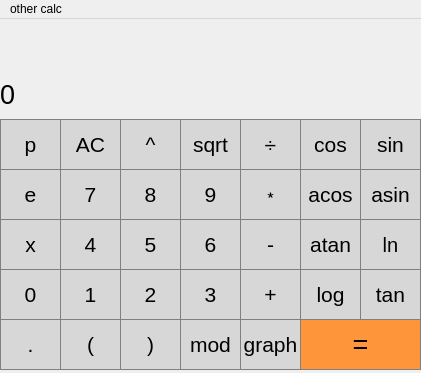
<?xml version="1.0" encoding="UTF-8"?>
<ui version="4.0">
 <class>MainWindow</class>
 <widget class="QMainWindow" name="MainWindow">
  <property name="geometry">
   <rect>
    <x>0</x>
    <y>0</y>
    <width>421</width>
    <height>373</height>
   </rect>
  </property>
  <property name="minimumSize">
   <size>
    <width>421</width>
    <height>373</height>
   </size>
  </property>
  <property name="maximumSize">
   <size>
    <width>421</width>
    <height>373</height>
   </size>
  </property>
  <property name="windowTitle">
   <string>MainWindow</string>
  </property>
  <widget class="QWidget" name="centralwidget">
   <widget class="QPushButton" name="pushButton_acos">
    <property name="geometry">
     <rect>
      <x>300</x>
      <y>150</y>
      <width>61</width>
      <height>51</height>
     </rect>
    </property>
    <property name="font">
     <font>
      <pointsize>16</pointsize>
     </font>
    </property>
    <property name="styleSheet">
     <string notr="true">QPushButton {
  background-color: rgb(215, 215, 215);
  border: 1px solid gray;
}
QPushButton:pressed {
    background-color: qlineargradient(x1: 0, y1: 0, x2: 0, y2: 1,
                                      stop: 0 #BEBEBE, stop: 1 #D7D7D7);
}</string>
    </property>
    <property name="text">
     <string>acos</string>
    </property>
   </widget>
   <widget class="QPushButton" name="pushButton_asin">
    <property name="geometry">
     <rect>
      <x>360</x>
      <y>150</y>
      <width>61</width>
      <height>51</height>
     </rect>
    </property>
    <property name="font">
     <font>
      <pointsize>16</pointsize>
     </font>
    </property>
    <property name="styleSheet">
     <string notr="true">QPushButton {
  background-color: rgb(215, 215, 215);
  border: 1px solid gray;
}
QPushButton:pressed {
    background-color: qlineargradient(x1: 0, y1: 0, x2: 0, y2: 1,
                                      stop: 0 #BEBEBE, stop: 1 #D7D7D7);
}</string>
    </property>
    <property name="text">
     <string>asin</string>
    </property>
   </widget>
   <widget class="QPushButton" name="pushButton_closeB">
    <property name="geometry">
     <rect>
      <x>120</x>
      <y>300</y>
      <width>61</width>
      <height>51</height>
     </rect>
    </property>
    <property name="font">
     <font>
      <pointsize>16</pointsize>
     </font>
    </property>
    <property name="styleSheet">
     <string notr="true">QPushButton {
  background-color: rgb(215, 215, 215);
  border: 1px solid gray;
}
QPushButton:pressed {
    background-color: qlineargradient(x1: 0, y1: 0, x2: 0, y2: 1,
                                      stop: 0 #BEBEBE, stop: 1 #D7D7D7);
}</string>
    </property>
    <property name="text">
     <string>)</string>
    </property>
   </widget>
   <widget class="QLabel" name="input">
    <property name="geometry">
     <rect>
      <x>0</x>
      <y>0</y>
      <width>421</width>
      <height>61</height>
     </rect>
    </property>
    <property name="font">
     <font>
      <pointsize>20</pointsize>
     </font>
    </property>
    <property name="cursor">
     <cursorShape>IBeamCursor</cursorShape>
    </property>
    <property name="mouseTracking">
     <bool>false</bool>
    </property>
    <property name="autoFillBackground">
     <bool>false</bool>
    </property>
    <property name="styleSheet">
     <string notr="true"/>
    </property>
    <property name="text">
     <string/>
    </property>
    <property name="scaledContents">
     <bool>true</bool>
    </property>
    <property name="wordWrap">
     <bool>true</bool>
    </property>
   </widget>
   <widget class="QPushButton" name="pushButton_sqrt">
    <property name="geometry">
     <rect>
      <x>180</x>
      <y>100</y>
      <width>61</width>
      <height>51</height>
     </rect>
    </property>
    <property name="font">
     <font>
      <pointsize>16</pointsize>
     </font>
    </property>
    <property name="styleSheet">
     <string notr="true">QPushButton {
  background-color: rgb(215, 215, 215);
  border: 1px solid gray;
}
QPushButton:pressed {
    background-color: qlineargradient(x1: 0, y1: 0, x2: 0, y2: 1,
                                      stop: 0 #BEBEBE, stop: 1 #D7D7D7);
}</string>
    </property>
    <property name="text">
     <string>sqrt</string>
    </property>
   </widget>
   <widget class="QPushButton" name="pushButton_num9">
    <property name="geometry">
     <rect>
      <x>180</x>
      <y>150</y>
      <width>61</width>
      <height>51</height>
     </rect>
    </property>
    <property name="font">
     <font>
      <pointsize>16</pointsize>
     </font>
    </property>
    <property name="styleSheet">
     <string notr="true">QPushButton {
  background-color: rgb(215, 215, 215);
  border: 1px solid gray;
}
QPushButton:pressed {
    background-color: qlineargradient(x1: 0, y1: 0, x2: 0, y2: 1,
                                      stop: 0 #BEBEBE, stop: 1 #D7D7D7);
}</string>
    </property>
    <property name="text">
     <string>9</string>
    </property>
   </widget>
   <widget class="QPushButton" name="pushButton_graph">
    <property name="geometry">
     <rect>
      <x>240</x>
      <y>300</y>
      <width>61</width>
      <height>51</height>
     </rect>
    </property>
    <property name="font">
     <font>
      <pointsize>16</pointsize>
     </font>
    </property>
    <property name="styleSheet">
     <string notr="true">QPushButton {
  background-color: rgb(215, 215, 215);
  border: 1px solid gray;
}
QPushButton:pressed {
    background-color: qlineargradient(x1: 0, y1: 0, x2: 0, y2: 1,
                                      stop: 0 #BEBEBE, stop: 1 #D7D7D7);
}</string>
    </property>
    <property name="text">
     <string>graph</string>
    </property>
   </widget>
   <widget class="QPushButton" name="pushButton_num7">
    <property name="enabled">
     <bool>true</bool>
    </property>
    <property name="geometry">
     <rect>
      <x>60</x>
      <y>150</y>
      <width>61</width>
      <height>51</height>
     </rect>
    </property>
    <property name="font">
     <font>
      <pointsize>16</pointsize>
     </font>
    </property>
    <property name="styleSheet">
     <string notr="true">QPushButton {
  background-color: rgb(215, 215, 215);
  border: 1px solid gray;
}
QPushButton:pressed {
    background-color: qlineargradient(x1: 0, y1: 0, x2: 0, y2: 1,
                                      stop: 0 #BEBEBE, stop: 1 #D7D7D7);
}</string>
    </property>
    <property name="text">
     <string>7</string>
    </property>
   </widget>
   <widget class="QPushButton" name="pushButton_sin">
    <property name="geometry">
     <rect>
      <x>360</x>
      <y>100</y>
      <width>61</width>
      <height>51</height>
     </rect>
    </property>
    <property name="font">
     <font>
      <pointsize>16</pointsize>
     </font>
    </property>
    <property name="styleSheet">
     <string notr="true">QPushButton {
  background-color: rgb(215, 215, 215);
  border: 1px solid gray;
}
QPushButton:pressed {
    background-color: qlineargradient(x1: 0, y1: 0, x2: 0, y2: 1,
                                      stop: 0 #BEBEBE, stop: 1 #D7D7D7);
}</string>
    </property>
    <property name="text">
     <string>sin</string>
    </property>
   </widget>
   <widget class="QPushButton" name="pushButton_cos">
    <property name="geometry">
     <rect>
      <x>300</x>
      <y>100</y>
      <width>61</width>
      <height>51</height>
     </rect>
    </property>
    <property name="font">
     <font>
      <pointsize>16</pointsize>
     </font>
    </property>
    <property name="styleSheet">
     <string notr="true">QPushButton {
  background-color: rgb(215, 215, 215);
  border: 1px solid gray;
}
QPushButton:pressed {
    background-color: qlineargradient(x1: 0, y1: 0, x2: 0, y2: 1,
                                      stop: 0 #BEBEBE, stop: 1 #D7D7D7);
}</string>
    </property>
    <property name="text">
     <string>cos</string>
    </property>
   </widget>
   <widget class="QPushButton" name="pushButton_tan">
    <property name="geometry">
     <rect>
      <x>360</x>
      <y>250</y>
      <width>61</width>
      <height>51</height>
     </rect>
    </property>
    <property name="font">
     <font>
      <pointsize>16</pointsize>
     </font>
    </property>
    <property name="styleSheet">
     <string notr="true">QPushButton {
  background-color: rgb(215, 215, 215);
  border: 1px solid gray;
}
QPushButton:pressed {
    background-color: qlineargradient(x1: 0, y1: 0, x2: 0, y2: 1,
                                      stop: 0 #BEBEBE, stop: 1 #D7D7D7);
}</string>
    </property>
    <property name="text">
     <string>tan</string>
    </property>
   </widget>
   <widget class="QPushButton" name="pushButton_num6">
    <property name="geometry">
     <rect>
      <x>180</x>
      <y>200</y>
      <width>61</width>
      <height>51</height>
     </rect>
    </property>
    <property name="font">
     <font>
      <pointsize>16</pointsize>
     </font>
    </property>
    <property name="styleSheet">
     <string notr="true">QPushButton {
  background-color: rgb(215, 215, 215);
  border: 1px solid gray;
}
QPushButton:pressed {
    background-color: qlineargradient(x1: 0, y1: 0, x2: 0, y2: 1,
                                      stop: 0 #BEBEBE, stop: 1 #D7D7D7);
}</string>
    </property>
    <property name="text">
     <string>6</string>
    </property>
   </widget>
   <widget class="QPushButton" name="pushButton_num1">
    <property name="enabled">
     <bool>true</bool>
    </property>
    <property name="geometry">
     <rect>
      <x>60</x>
      <y>250</y>
      <width>61</width>
      <height>51</height>
     </rect>
    </property>
    <property name="font">
     <font>
      <pointsize>16</pointsize>
     </font>
    </property>
    <property name="styleSheet">
     <string notr="true">QPushButton {
  background-color: rgb(215, 215, 215);
  border: 1px solid gray;
}
QPushButton:pressed {
    background-color: qlineargradient(x1: 0, y1: 0, x2: 0, y2: 1,
                                      stop: 0 #BEBEBE, stop: 1 #D7D7D7);
}</string>
    </property>
    <property name="text">
     <string>1</string>
    </property>
   </widget>
   <widget class="QPushButton" name="pushButton_equal">
    <property name="geometry">
     <rect>
      <x>300</x>
      <y>300</y>
      <width>121</width>
      <height>51</height>
     </rect>
    </property>
    <property name="font">
     <font>
      <pointsize>20</pointsize>
     </font>
    </property>
    <property name="styleSheet">
     <string notr="true">QPushButton {
  background-color: rgb(255, 149, 58);
  border: 1px solid gray;
}
QPushButton:pressed {
    background-color:  rgb(255, 143, 50);
}</string>
    </property>
    <property name="text">
     <string>=</string>
    </property>
   </widget>
   <widget class="QPushButton" name="pushButton_num4">
    <property name="enabled">
     <bool>true</bool>
    </property>
    <property name="geometry">
     <rect>
      <x>60</x>
      <y>200</y>
      <width>61</width>
      <height>51</height>
     </rect>
    </property>
    <property name="font">
     <font>
      <pointsize>16</pointsize>
     </font>
    </property>
    <property name="styleSheet">
     <string notr="true">QPushButton {
  background-color: rgb(215, 215, 215);
  border: 1px solid gray;
}
QPushButton:pressed {
    background-color: qlineargradient(x1: 0, y1: 0, x2: 0, y2: 1,
                                      stop: 0 #BEBEBE, stop: 1 #D7D7D7);
}</string>
    </property>
    <property name="text">
     <string>4</string>
    </property>
   </widget>
   <widget class="QPushButton" name="pushButton_dot">
    <property name="geometry">
     <rect>
      <x>0</x>
      <y>300</y>
      <width>61</width>
      <height>51</height>
     </rect>
    </property>
    <property name="font">
     <font>
      <pointsize>16</pointsize>
     </font>
    </property>
    <property name="styleSheet">
     <string notr="true">QPushButton {
  background-color: rgb(215, 215, 215);
  border: 1px solid gray;
}
QPushButton:pressed {
    background-color: qlineargradient(x1: 0, y1: 0, x2: 0, y2: 1,
                                      stop: 0 #BEBEBE, stop: 1 #D7D7D7);
}</string>
    </property>
    <property name="text">
     <string>.</string>
    </property>
   </widget>
   <widget class="QPushButton" name="pushButton_minus">
    <property name="geometry">
     <rect>
      <x>240</x>
      <y>200</y>
      <width>61</width>
      <height>51</height>
     </rect>
    </property>
    <property name="font">
     <font>
      <pointsize>16</pointsize>
     </font>
    </property>
    <property name="styleSheet">
     <string notr="true">QPushButton {
  background-color: rgb(215, 215, 215);
  border: 1px solid gray;
}
QPushButton:pressed {
    background-color: qlineargradient(x1: 0, y1: 0, x2: 0, y2: 1,
                                      stop: 0 #BEBEBE, stop: 1 #D7D7D7);
}</string>
    </property>
    <property name="text">
     <string>-</string>
    </property>
   </widget>
   <widget class="QPushButton" name="pushButton_pow">
    <property name="geometry">
     <rect>
      <x>120</x>
      <y>100</y>
      <width>61</width>
      <height>51</height>
     </rect>
    </property>
    <property name="font">
     <font>
      <pointsize>16</pointsize>
     </font>
    </property>
    <property name="styleSheet">
     <string notr="true">QPushButton {
  background-color: rgb(215, 215, 215);
  border: 1px solid gray;
}
QPushButton:pressed {
    background-color: qlineargradient(x1: 0, y1: 0, x2: 0, y2: 1,
                                      stop: 0 #BEBEBE, stop: 1 #D7D7D7);
}</string>
    </property>
    <property name="text">
     <string>^</string>
    </property>
   </widget>
   <widget class="QLabel" name="output">
    <property name="geometry">
     <rect>
      <x>0</x>
      <y>50</y>
      <width>421</width>
      <height>51</height>
     </rect>
    </property>
    <property name="font">
     <font>
      <pointsize>20</pointsize>
     </font>
    </property>
    <property name="cursor">
     <cursorShape>IBeamCursor</cursorShape>
    </property>
    <property name="styleSheet">
     <string notr="true">.output {
	clip: true
}</string>
    </property>
    <property name="text">
     <string>0</string>
    </property>
   </widget>
   <widget class="QPushButton" name="pushButton_ln">
    <property name="geometry">
     <rect>
      <x>360</x>
      <y>200</y>
      <width>61</width>
      <height>51</height>
     </rect>
    </property>
    <property name="font">
     <font>
      <pointsize>15</pointsize>
     </font>
    </property>
    <property name="styleSheet">
     <string notr="true">QPushButton {
  background-color: rgb(215, 215, 215);
  border: 1px solid gray;
}
QPushButton:pressed {
    background-color: qlineargradient(x1: 0, y1: 0, x2: 0, y2: 1,
                                      stop: 0 #BEBEBE, stop: 1 #D7D7D7);
}</string>
    </property>
    <property name="text">
     <string>ln</string>
    </property>
   </widget>
   <widget class="QPushButton" name="pushButton_clear">
    <property name="enabled">
     <bool>true</bool>
    </property>
    <property name="geometry">
     <rect>
      <x>60</x>
      <y>100</y>
      <width>61</width>
      <height>51</height>
     </rect>
    </property>
    <property name="font">
     <font>
      <pointsize>16</pointsize>
     </font>
    </property>
    <property name="styleSheet">
     <string notr="true">QPushButton {
  background-color: rgb(215, 215, 215);
  border: 1px solid gray;
}
QPushButton:pressed {
    background-color: qlineargradient(x1: 0, y1: 0, x2: 0, y2: 1,
                                      stop: 0 #BEBEBE, stop: 1 #D7D7D7);
}</string>
    </property>
    <property name="text">
     <string>AC</string>
    </property>
   </widget>
   <widget class="QPushButton" name="pushButton_num8">
    <property name="geometry">
     <rect>
      <x>120</x>
      <y>150</y>
      <width>61</width>
      <height>51</height>
     </rect>
    </property>
    <property name="font">
     <font>
      <pointsize>16</pointsize>
     </font>
    </property>
    <property name="styleSheet">
     <string notr="true">QPushButton {
  background-color: rgb(215, 215, 215);
  border: 1px solid gray;
}
QPushButton:pressed {
    background-color: qlineargradient(x1: 0, y1: 0, x2: 0, y2: 1,
                                      stop: 0 #BEBEBE, stop: 1 #D7D7D7);
}</string>
    </property>
    <property name="text">
     <string>8</string>
    </property>
   </widget>
   <widget class="QPushButton" name="pushButton_num2">
    <property name="geometry">
     <rect>
      <x>120</x>
      <y>250</y>
      <width>61</width>
      <height>51</height>
     </rect>
    </property>
    <property name="font">
     <font>
      <pointsize>16</pointsize>
     </font>
    </property>
    <property name="styleSheet">
     <string notr="true">QPushButton {
  background-color: rgb(215, 215, 215);
  border: 1px solid gray;
}
QPushButton:pressed {
    background-color: qlineargradient(x1: 0, y1: 0, x2: 0, y2: 1,
                                      stop: 0 #BEBEBE, stop: 1 #D7D7D7);
}</string>
    </property>
    <property name="text">
     <string>2</string>
    </property>
   </widget>
   <widget class="QPushButton" name="pushButton_x">
    <property name="geometry">
     <rect>
      <x>0</x>
      <y>200</y>
      <width>61</width>
      <height>51</height>
     </rect>
    </property>
    <property name="font">
     <font>
      <pointsize>16</pointsize>
     </font>
    </property>
    <property name="styleSheet">
     <string notr="true">QPushButton {
  background-color: rgb(215, 215, 215);
  border: 1px solid gray;
}
QPushButton:pressed {
    background-color: qlineargradient(x1: 0, y1: 0, x2: 0, y2: 1,
                                      stop: 0 #BEBEBE, stop: 1 #D7D7D7);
}</string>
    </property>
    <property name="text">
     <string>x</string>
    </property>
   </widget>
   <widget class="QPushButton" name="pushButton_num0">
    <property name="enabled">
     <bool>true</bool>
    </property>
    <property name="geometry">
     <rect>
      <x>0</x>
      <y>250</y>
      <width>61</width>
      <height>51</height>
     </rect>
    </property>
    <property name="font">
     <font>
      <pointsize>16</pointsize>
     </font>
    </property>
    <property name="styleSheet">
     <string notr="true">QPushButton {
  background-color: rgb(215, 215, 215);
  border: 1px solid gray;
}
QPushButton:pressed {
    background-color: qlineargradient(x1: 0, y1: 0, x2: 0, y2: 1,
                                      stop: 0 #BEBEBE, stop: 1 #D7D7D7);
}</string>
    </property>
    <property name="text">
     <string>0</string>
    </property>
   </widget>
   <widget class="QPushButton" name="pushButton_mod">
    <property name="geometry">
     <rect>
      <x>180</x>
      <y>300</y>
      <width>61</width>
      <height>51</height>
     </rect>
    </property>
    <property name="font">
     <font>
      <pointsize>16</pointsize>
     </font>
    </property>
    <property name="styleSheet">
     <string notr="true">QPushButton {
  background-color: rgb(215, 215, 215);
  border: 1px solid gray;
}
QPushButton:pressed {
    background-color: qlineargradient(x1: 0, y1: 0, x2: 0, y2: 1,
                                      stop: 0 #BEBEBE, stop: 1 #D7D7D7);
}</string>
    </property>
    <property name="text">
     <string>mod</string>
    </property>
   </widget>
   <widget class="QPushButton" name="pushButton_p">
    <property name="geometry">
     <rect>
      <x>0</x>
      <y>100</y>
      <width>61</width>
      <height>51</height>
     </rect>
    </property>
    <property name="font">
     <font>
      <pointsize>16</pointsize>
     </font>
    </property>
    <property name="styleSheet">
     <string notr="true">QPushButton {
  background-color: rgb(215, 215, 215);
  border: 1px solid gray;
}
QPushButton:pressed {
    background-color: qlineargradient(x1: 0, y1: 0, x2: 0, y2: 1,
                                      stop: 0 #BEBEBE, stop: 1 #D7D7D7);
}</string>
    </property>
    <property name="text">
     <string>p</string>
    </property>
   </widget>
   <widget class="QPushButton" name="pushButton_e">
    <property name="geometry">
     <rect>
      <x>0</x>
      <y>150</y>
      <width>61</width>
      <height>51</height>
     </rect>
    </property>
    <property name="font">
     <font>
      <pointsize>16</pointsize>
     </font>
    </property>
    <property name="styleSheet">
     <string notr="true">QPushButton {
  background-color: rgb(215, 215, 215);
  border: 1px solid gray;
}
QPushButton:pressed {
    background-color: qlineargradient(x1: 0, y1: 0, x2: 0, y2: 1,
                                      stop: 0 #BEBEBE, stop: 1 #D7D7D7);
}</string>
    </property>
    <property name="text">
     <string>e</string>
    </property>
   </widget>
   <widget class="QPushButton" name="pushButton_log">
    <property name="geometry">
     <rect>
      <x>300</x>
      <y>250</y>
      <width>61</width>
      <height>51</height>
     </rect>
    </property>
    <property name="font">
     <font>
      <pointsize>16</pointsize>
     </font>
    </property>
    <property name="styleSheet">
     <string notr="true">QPushButton {
  background-color: rgb(215, 215, 215);
  border: 1px solid gray;
}
QPushButton:pressed {
    background-color: qlineargradient(x1: 0, y1: 0, x2: 0, y2: 1,
                                      stop: 0 #BEBEBE, stop: 1 #D7D7D7);
}</string>
    </property>
    <property name="text">
     <string>log</string>
    </property>
   </widget>
   <widget class="QPushButton" name="pushButton_mult">
    <property name="geometry">
     <rect>
      <x>240</x>
      <y>150</y>
      <width>61</width>
      <height>51</height>
     </rect>
    </property>
    <property name="font">
     <font>
      <pointsize>16</pointsize>
     </font>
    </property>
    <property name="styleSheet">
     <string notr="true">QPushButton {
  background-color: rgb(215, 215, 215);
  border: 1px solid gray;
}
QPushButton:pressed {
    background-color: qlineargradient(x1: 0, y1: 0, x2: 0, y2: 1,
                                      stop: 0 #BEBEBE, stop: 1 #D7D7D7);
}</string>
    </property>
    <property name="text">
     <string>﹡</string>
    </property>
   </widget>
   <widget class="QPushButton" name="pushButton_atan">
    <property name="geometry">
     <rect>
      <x>300</x>
      <y>200</y>
      <width>61</width>
      <height>51</height>
     </rect>
    </property>
    <property name="font">
     <font>
      <pointsize>16</pointsize>
     </font>
    </property>
    <property name="styleSheet">
     <string notr="true">QPushButton {
  background-color: rgb(215, 215, 215);
  border: 1px solid gray;
}
QPushButton:pressed {
    background-color: qlineargradient(x1: 0, y1: 0, x2: 0, y2: 1,
                                      stop: 0 #BEBEBE, stop: 1 #D7D7D7);
}</string>
    </property>
    <property name="text">
     <string>atan</string>
    </property>
   </widget>
   <widget class="QPushButton" name="pushButton_num5">
    <property name="geometry">
     <rect>
      <x>120</x>
      <y>200</y>
      <width>61</width>
      <height>51</height>
     </rect>
    </property>
    <property name="font">
     <font>
      <pointsize>16</pointsize>
     </font>
    </property>
    <property name="styleSheet">
     <string notr="true">QPushButton {
  background-color: rgb(215, 215, 215);
  border: 1px solid gray;
}
QPushButton:pressed {
    background-color: qlineargradient(x1: 0, y1: 0, x2: 0, y2: 1,
                                      stop: 0 #BEBEBE, stop: 1 #D7D7D7);
}</string>
    </property>
    <property name="text">
     <string>5</string>
    </property>
   </widget>
   <widget class="QPushButton" name="pushButton_openB">
    <property name="geometry">
     <rect>
      <x>60</x>
      <y>300</y>
      <width>61</width>
      <height>51</height>
     </rect>
    </property>
    <property name="font">
     <font>
      <pointsize>16</pointsize>
     </font>
    </property>
    <property name="styleSheet">
     <string notr="true">QPushButton {
  background-color: rgb(215, 215, 215);
  border: 1px solid gray;
}
QPushButton:pressed {
    background-color: qlineargradient(x1: 0, y1: 0, x2: 0, y2: 1,
                                      stop: 0 #BEBEBE, stop: 1 #D7D7D7);
}</string>
    </property>
    <property name="text">
     <string>(</string>
    </property>
   </widget>
   <widget class="QPushButton" name="pushButton_num3">
    <property name="geometry">
     <rect>
      <x>180</x>
      <y>250</y>
      <width>61</width>
      <height>51</height>
     </rect>
    </property>
    <property name="font">
     <font>
      <pointsize>16</pointsize>
     </font>
    </property>
    <property name="styleSheet">
     <string notr="true">QPushButton {
  background-color: rgb(215, 215, 215);
  border: 1px solid gray;
}
QPushButton:pressed {
    background-color: qlineargradient(x1: 0, y1: 0, x2: 0, y2: 1,
                                      stop: 0 #BEBEBE, stop: 1 #D7D7D7);
}</string>
    </property>
    <property name="text">
     <string>3</string>
    </property>
   </widget>
   <widget class="QPushButton" name="pushButton_div">
    <property name="geometry">
     <rect>
      <x>240</x>
      <y>100</y>
      <width>61</width>
      <height>51</height>
     </rect>
    </property>
    <property name="font">
     <font>
      <pointsize>16</pointsize>
     </font>
    </property>
    <property name="styleSheet">
     <string notr="true">QPushButton {
  background-color: rgb(215, 215, 215);
  border: 1px solid gray;
}
QPushButton:pressed {
    background-color: qlineargradient(x1: 0, y1: 0, x2: 0, y2: 1,
                                      stop: 0 #BEBEBE, stop: 1 #D7D7D7);
}</string>
    </property>
    <property name="text">
     <string>÷</string>
    </property>
   </widget>
   <widget class="QPushButton" name="pushButton_plus">
    <property name="geometry">
     <rect>
      <x>240</x>
      <y>250</y>
      <width>61</width>
      <height>51</height>
     </rect>
    </property>
    <property name="font">
     <font>
      <pointsize>16</pointsize>
     </font>
    </property>
    <property name="styleSheet">
     <string notr="true">QPushButton {
  background-color: rgb(215, 215, 215);
  border: 1px solid gray;
}
QPushButton:pressed {
    background-color: qlineargradient(x1: 0, y1: 0, x2: 0, y2: 1,
                                      stop: 0 #BEBEBE, stop: 1 #D7D7D7);
}</string>
    </property>
    <property name="text">
     <string>+</string>
    </property>
   </widget>
  </widget>
  <widget class="QMenuBar" name="menuBar">
   <property name="geometry">
    <rect>
     <x>0</x>
     <y>0</y>
     <width>421</width>
     <height>24</height>
    </rect>
   </property>
   <widget class="QMenu" name="menuother_calc">
    <property name="title">
     <string>other calc</string>
    </property>
    <addaction name="actioncredit_calc"/>
    <addaction name="separator"/>
    <addaction name="actionsmartCalc"/>
    <addaction name="actiondeposit_calc"/>
   </widget>
   <addaction name="menuother_calc"/>
  </widget>
  <action name="actioncredit_calc">
   <property name="text">
    <string>credit calc</string>
   </property>
  </action>
  <action name="actionsmartCalc">
   <property name="text">
    <string>smartCalc</string>
   </property>
  </action>
  <action name="actiondeposit_calc">
   <property name="text">
    <string>deposit calc</string>
   </property>
  </action>
 </widget>
 <resources/>
 <connections/>
</ui>
